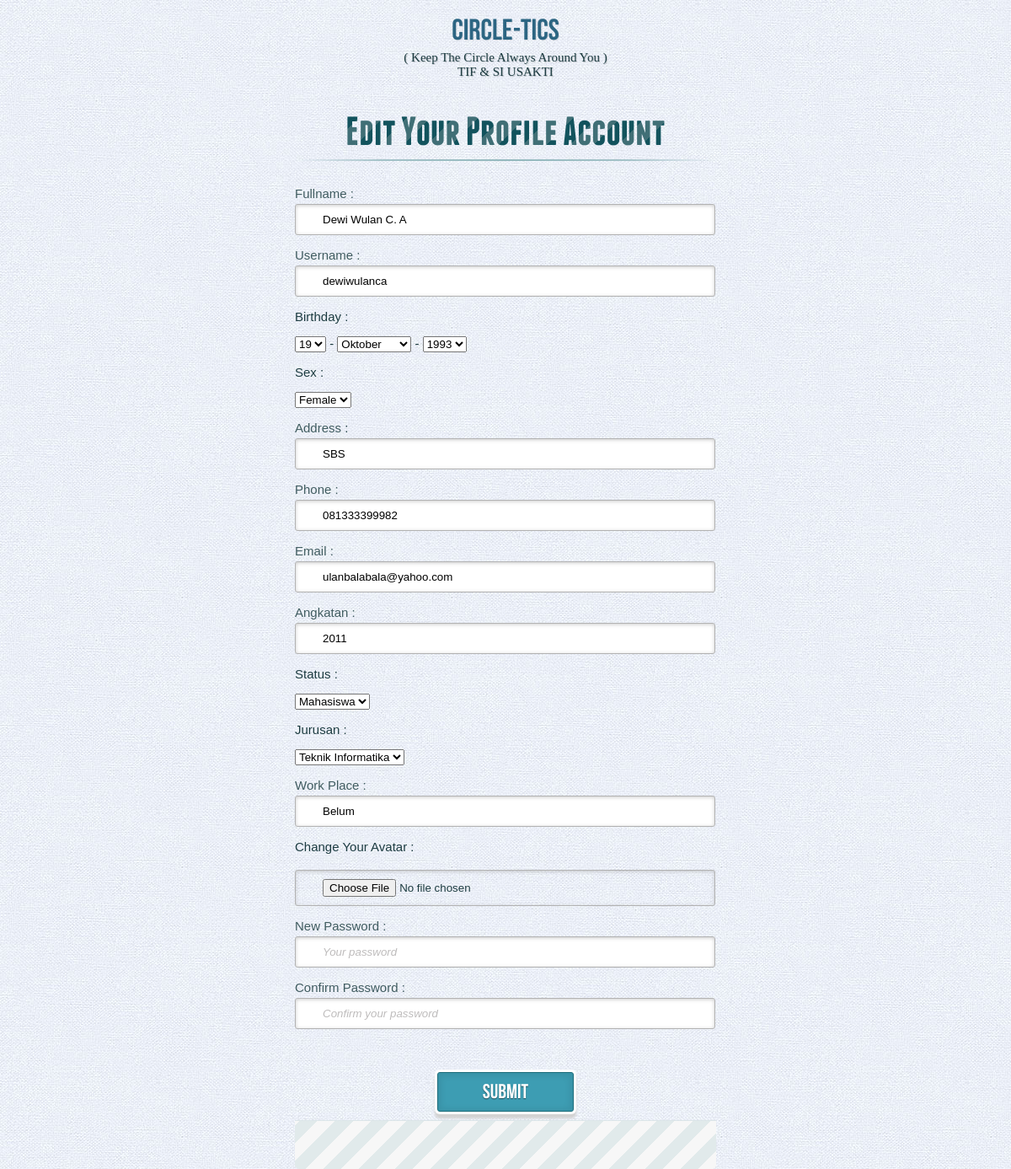
The page /edit_form.php (signed in) on the database its author committed.
### tables this page shows
CREATE TABLE IF NOT EXISTS `userlogin` (
  `ID_User` int(4) NOT NULL,
  `username` varchar(20) NOT NULL,
  `password` varchar(200) NOT NULL,
  PRIMARY KEY (`ID_User`)
);

CREATE TABLE IF NOT EXISTS `infouser` (
  `ID_User` int(4) NOT NULL AUTO_INCREMENT,
  `fullname` varchar(50) NOT NULL,
  `TTL` varchar(50) NOT NULL,
  `sex` set('Male','Female') NOT NULL,
  `alamat` varchar(100) NOT NULL,
  `telepon` varchar(50) NOT NULL,
  `email` varchar(50) NOT NULL,
  `jurusan` set('Teknik Informatika','Sistem Informasi') NOT NULL,
  `tahun_angkatan` int(4) NOT NULL,
  `status` set('Dosen','Mahasiswa','Alumni') NOT NULL,
  `tempat_bekerja` varchar(100) NOT NULL,
  `foto` varchar(100) NOT NULL,
  PRIMARY KEY (`ID_User`)
);

### edit_form.php (the view, shortened to what this page needs)
<!DOCTYPE html>
 <html lang="en" class="no-js">
<head>
        <link rel="stylesheet" type="text/css" href="css/demo.css" />
        <link rel="stylesheet" type="text/css" href="css/style2.css" />
		<link rel="stylesheet" type="text/css" href="css/animate-custom.css" />
</head>
<body>
<div class="container">
 <header>
                <h1>CIRCLE-TICS</h1>
                <p>( Keep The Circle Always Around You )</p>
                <p>TIF &amp; SI USAKTI</p>
         <p>&nbsp;</p>
          </header>
<section>
 <div id="container_demo" >
                    <div id="wrapper">
                        <div id="signup" class="animate form">
<form  action="edit.php" autocomplete="on" method="post" enctype="multipart/form-data">
                                <h1>Edit Your Profile Account</h1>
  <?php
			$ID_User = $_SESSION['iduser'];
			$query = mysql_query("select * from infouser, userlogin where infouser.ID_User = userlogin.ID_User and  infouser.ID_User='$ID_User'");
			$data = mysql_fetch_array($query);
			$ttl=$data["TTL"];
			$arr=explode("-",$ttl);
			$tgl=$arr[0];
			$bln=$arr[1];
			$thn=$arr[2];
			?>
<p>
			  <label for="fullname">Fullname : </label> <input id="fullname" name="fullname" class="wide" type="text" required="required" value="<?php echo $data['fullname']; ?>"/>
			</p>
			 <p>
			  <label for="username">Username : </label>
			  <input id="username" name="username" class="wide" type="text" required="required" value="<?php echo $data['username']; ?>"/>
			 </p>
    <p>Birthday :</p>
      <select name="tgl">
<option selected="selected" value="<?php echo $tgl?>"><?php echo $tgl?></option>
</select>
-
<select name="bln">
<option selected="selected"value="<?php echo $bln?>"><?php echo $bln?></option>
</select>
-
<select name="thn">
<option selected="selected"value="<?php echo $thn?>"><?php echo $thn?></option>
</select>
           <p>
           <p>Sex :</p> <select name="sex">
<option selected="selected"value="<?php echo $data['sex']?>"><?php echo $data['sex']?></option>
<option value="female">Female</option></select>
</p>
            <p>
			  <label for="alamat">Address</label>
			  :
			  <input id="alamat" name="alamat" class="wide" type="text" required="required" value="<?php echo $data['alamat']; ?>"/>
			</p>
            <p>
			  <label for="telepon">Phone : </label> <input id="telepon" name="telepon" class="wide" type="text" required="required" value="<?php echo $data['telepon']; ?>"/>
			</p>
            <p>
				<label for="email">Email : </label><input id="email" name="email" class="wide" type="email"required="required" value="<?php echo $data['email']; ?>"/>
			</p>
            <p>
			  <label for="tahun_angkatan">Angkatan : </label> <input id="tahun_angkatan" name="tahun_angkatan" class="wide" type="text" required="required" value="<?php echo $data['tahun_angkatan']; ?>"/>
			</p>
            <p>
            <p>Status :</p>
            <select name="status">
<option selected="selected"value="<?php echo $data['status']?>"><?php echo $data['status']?></option>
<option value="ALumni">Alumni</option></select></p>
            <p>
            <p>Jurusan :</p>
            <select name="jurusan">
<option selected="selected"value="<?php echo $data['jurusan']?>"><?php echo $data['jurusan']?></option>
<option value="Sistem Informasi">Sistem Informasi</option></select></p>
            <p>
			  <label for="tempat_bekerja">Work Place : </label> <input id="tempat_bekerja" name="tempat_bekerja" class="wide" type="text" required="required" value="<?php echo $data['tempat_bekerja']; ?>"/>
			</p>
            <p>Change Your Avatar :
            </p>
            <label for="foto"></label><input name="uploaded" type="file" required/>
	<p>
			<p>
				<label for="password">New Password :</label><input id="password" name="password" class="wide" type="password" required="required" placeholder="Your password" />
			</p>
			<p>
           			 <label for="confirm_password">Confirm Password : </label> <input id="confirm_password" name="confirm_password" class="wide" type="password" required="required" placeholder="Confirm your password" />
			</p>
<p>&nbsp;</p>
 <center><p class="signup button">
                                    <input type="submit" value="Submit" />
</p></center>
  <p class="change_link">&nbsp;</p>
                        </form>
</div>
        </div>
</section>
</body>
</html>

### css/demo.css (style rules this page uses)
body,div,dl,dt,dd,ul,ol,li,h1,h2,h3,h4,h5,h6,pre,form,fieldset,input,textarea,p,blockquote,th,td { margin:0; padding:0; }
html,body { margin:0; padding:0; height: 100%; }
h1,h2,h3,h4,h5,h6 { font-size:100%; font-weight:normal; }
article, aside, details, figcaption, figure, footer, header, hgroup, menu, nav, section { display: block; }
body { font-family: Cambria, Palatino, "Palatino Linotype", "Palatino LT STD", Georgia, serif; background: #fff url(../images/bg.jpg) repeat top left; font-weight: 400; font-size: 15px; color: #1d3c41; overflow-y: scroll; }
.container { width: 100%; height: 1200px; position: relative; text-align: left; }
.container > header { padding: 20px 30px 10px 30px; margin: 0px 20px 10px 20px; position: relative; display: block; text-shadow: 1px 1px 1px rgba(0,0,0,0.2); text-align: center; }
.container > header h1 { font-family: 'BebasNeueRegular', 'Arial Narrow', Arial, sans-serif; font-size: 35px; line-height: 35px; position: relative; font-weight: 400; color: rgba(26,89,120,0.9); text-shadow: 1px 1px 1px rgba(0,0,0,0.1); padding: 0px 0px 5px 0px; }
.no-js body .container div label { text-align: left; }

### rows shown on the page
userlogin: fullname "Dewi Wulan C. A", username "dewiwulanca", tgl "19", bln "Oktober", thn "1993", sex "Female", alamat "SBS", telepon "081333399982", email "ulanbalabala@yahoo.com", tahun_angkatan "2011", status "Mahasiswa", jurusan "Teknik Informatika", tempat_bekerja "Belum"
